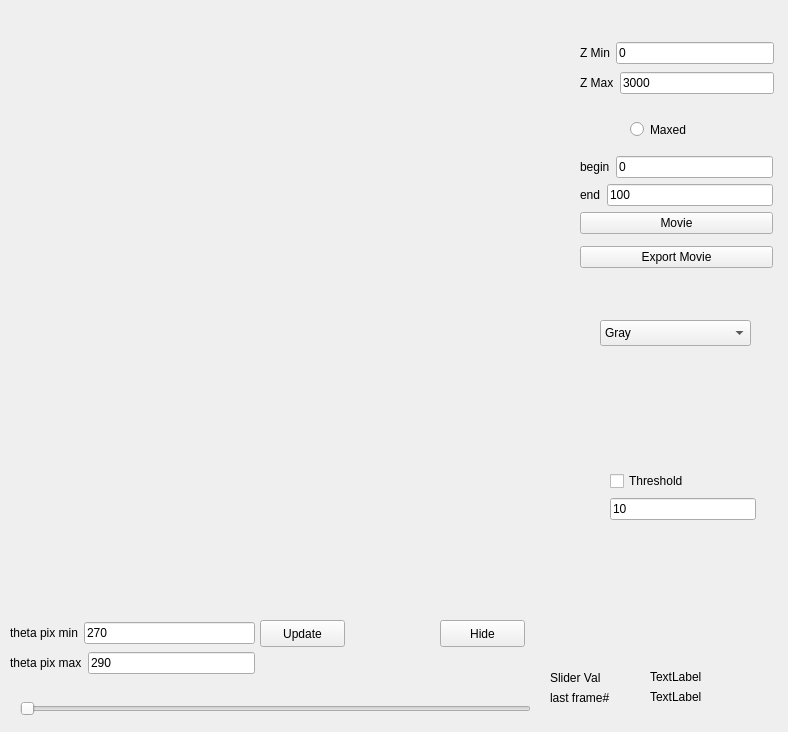
<?xml version="1.0" encoding="UTF-8"?>
<ui version="4.0">
 <class>EndView</class>
 <widget class="QWidget" name="EndView">
  <property name="geometry">
   <rect>
    <x>0</x>
    <y>0</y>
    <width>788</width>
    <height>732</height>
   </rect>
  </property>
  <property name="windowTitle">
   <string>Form</string>
  </property>
  <widget class="QCustomPlot" name="endViewColorMap" native="true">
   <property name="geometry">
    <rect>
     <x>30</x>
     <y>20</y>
     <width>501</width>
     <height>581</height>
    </rect>
   </property>
  </widget>
  <widget class="QSlider" name="horizontalSlider">
   <property name="geometry">
    <rect>
     <x>20</x>
     <y>700</y>
     <width>511</width>
     <height>18</height>
    </rect>
   </property>
   <property name="orientation">
    <enum>Qt::Horizontal</enum>
   </property>
  </widget>
  <widget class="QPushButton" name="pushButton">
   <property name="geometry">
    <rect>
     <x>260</x>
     <y>620</y>
     <width>85</width>
     <height>27</height>
    </rect>
   </property>
   <property name="text">
    <string>Update</string>
   </property>
  </widget>
  <widget class="QPushButton" name="pushButton_2">
   <property name="geometry">
    <rect>
     <x>440</x>
     <y>620</y>
     <width>85</width>
     <height>27</height>
    </rect>
   </property>
   <property name="text">
    <string>Hide</string>
   </property>
  </widget>
  <widget class="QWidget" name="layoutWidget">
   <property name="geometry">
    <rect>
     <x>10</x>
     <y>620</y>
     <width>245</width>
     <height>58</height>
    </rect>
   </property>
   <layout class="QVBoxLayout" name="verticalLayout">
    <item>
     <layout class="QHBoxLayout" name="horizontalLayout">
      <item>
       <widget class="QLabel" name="label">
        <property name="text">
         <string>theta pix min</string>
        </property>
       </widget>
      </item>
      <item>
       <widget class="QLineEdit" name="lineEdit">
        <property name="text">
         <string>270</string>
        </property>
       </widget>
      </item>
     </layout>
    </item>
    <item>
     <layout class="QHBoxLayout" name="horizontalLayout_2">
      <item>
       <widget class="QLabel" name="label_2">
        <property name="text">
         <string>theta pix max</string>
        </property>
       </widget>
      </item>
      <item>
       <widget class="QLineEdit" name="lineEdit_2">
        <property name="text">
         <string>290</string>
        </property>
       </widget>
      </item>
     </layout>
    </item>
   </layout>
  </widget>
  <widget class="QRadioButton" name="radioButton">
   <property name="geometry">
    <rect>
     <x>630</x>
     <y>120</y>
     <width>101</width>
     <height>19</height>
    </rect>
   </property>
   <property name="text">
    <string>Maxed</string>
   </property>
  </widget>
  <widget class="QLabel" name="label_5">
   <property name="geometry">
    <rect>
     <x>550</x>
     <y>670</y>
     <width>81</width>
     <height>16</height>
    </rect>
   </property>
   <property name="text">
    <string>Slider Val</string>
   </property>
  </widget>
  <widget class="QLabel" name="label_6">
   <property name="geometry">
    <rect>
     <x>550</x>
     <y>690</y>
     <width>91</width>
     <height>16</height>
    </rect>
   </property>
   <property name="text">
    <string>last frame#</string>
   </property>
  </widget>
  <widget class="QLabel" name="sval">
   <property name="geometry">
    <rect>
     <x>650</x>
     <y>670</y>
     <width>57</width>
     <height>14</height>
    </rect>
   </property>
   <property name="text">
    <string>TextLabel</string>
   </property>
  </widget>
  <widget class="QLabel" name="lframe">
   <property name="geometry">
    <rect>
     <x>650</x>
     <y>690</y>
     <width>57</width>
     <height>14</height>
    </rect>
   </property>
   <property name="text">
    <string>TextLabel</string>
   </property>
  </widget>
  <widget class="QWidget" name="layoutWidget">
   <property name="geometry">
    <rect>
     <x>580</x>
     <y>40</y>
     <width>194</width>
     <height>58</height>
    </rect>
   </property>
   <layout class="QVBoxLayout" name="verticalLayout_2">
    <item>
     <layout class="QHBoxLayout" name="horizontalLayout_3">
      <item>
       <widget class="QLabel" name="label_3">
        <property name="text">
         <string>Z Min</string>
        </property>
       </widget>
      </item>
      <item>
       <widget class="QLineEdit" name="lineEdit_3">
        <property name="text">
         <string>0</string>
        </property>
       </widget>
      </item>
     </layout>
    </item>
    <item>
     <layout class="QHBoxLayout" name="horizontalLayout_4">
      <item>
       <widget class="QLabel" name="label_4">
        <property name="text">
         <string>Z Max</string>
        </property>
       </widget>
      </item>
      <item>
       <widget class="QLineEdit" name="lineEdit_4">
        <property name="text">
         <string>3000</string>
        </property>
       </widget>
      </item>
     </layout>
    </item>
   </layout>
  </widget>
  <widget class="QWidget" name="layoutWidget">
   <property name="geometry">
    <rect>
     <x>580</x>
     <y>150</y>
     <width>193</width>
     <height>126</height>
    </rect>
   </property>
   <layout class="QVBoxLayout" name="verticalLayout_4">
    <item>
     <layout class="QVBoxLayout" name="verticalLayout_3">
      <item>
       <layout class="QHBoxLayout" name="horizontalLayout_5">
        <item>
         <widget class="QLabel" name="label_7">
          <property name="text">
           <string>begin</string>
          </property>
         </widget>
        </item>
        <item>
         <widget class="QLineEdit" name="lineEdit_5">
          <property name="text">
           <string>0</string>
          </property>
         </widget>
        </item>
       </layout>
      </item>
      <item>
       <layout class="QHBoxLayout" name="horizontalLayout_6">
        <item>
         <widget class="QLabel" name="label_8">
          <property name="text">
           <string>end</string>
          </property>
         </widget>
        </item>
        <item>
         <widget class="QLineEdit" name="lineEdit_6">
          <property name="text">
           <string>100</string>
          </property>
         </widget>
        </item>
       </layout>
      </item>
      <item>
       <widget class="QPushButton" name="pushButton_3">
        <property name="text">
         <string>Movie</string>
        </property>
       </widget>
      </item>
     </layout>
    </item>
    <item>
     <widget class="QPushButton" name="pushButton_4">
      <property name="text">
       <string>Export Movie</string>
      </property>
     </widget>
    </item>
   </layout>
  </widget>
  <widget class="QWidget" name="layoutWidget">
   <property name="geometry">
    <rect>
     <x>610</x>
     <y>470</y>
     <width>146</width>
     <height>51</height>
    </rect>
   </property>
   <layout class="QVBoxLayout" name="verticalLayout_5">
    <item>
     <widget class="QCheckBox" name="checkBox">
      <property name="text">
       <string>Threshold</string>
      </property>
     </widget>
    </item>
    <item>
     <widget class="QLineEdit" name="lineEdit_7">
      <property name="text">
       <string>10</string>
      </property>
     </widget>
    </item>
   </layout>
  </widget>
  <widget class="QComboBox" name="comboBox">
   <property name="geometry">
    <rect>
     <x>600</x>
     <y>320</y>
     <width>151</width>
     <height>26</height>
    </rect>
   </property>
   <item>
    <property name="text">
     <string>Gray</string>
    </property>
   </item>
   <item>
    <property name="text">
     <string>Thermal</string>
    </property>
   </item>
   <item>
    <property name="text">
     <string>Spectrum</string>
    </property>
   </item>
   <item>
    <property name="text">
     <string>Jet</string>
    </property>
   </item>
   <item>
    <property name="text">
     <string>Ion</string>
    </property>
   </item>
   <item>
    <property name="text">
     <string>Polar</string>
    </property>
   </item>
   <item>
    <property name="text">
     <string>Night</string>
    </property>
   </item>
   <item>
    <property name="text">
     <string>Geography</string>
    </property>
   </item>
   <item>
    <property name="text">
     <string>Candy</string>
    </property>
   </item>
  </widget>
 </widget>
 <customwidgets>
  <customwidget>
   <class>QCustomPlot</class>
   <extends>QWidget</extends>
   <header>qcustomplot.h</header>
   <container>1</container>
  </customwidget>
 </customwidgets>
 <resources/>
 <connections/>
</ui>
